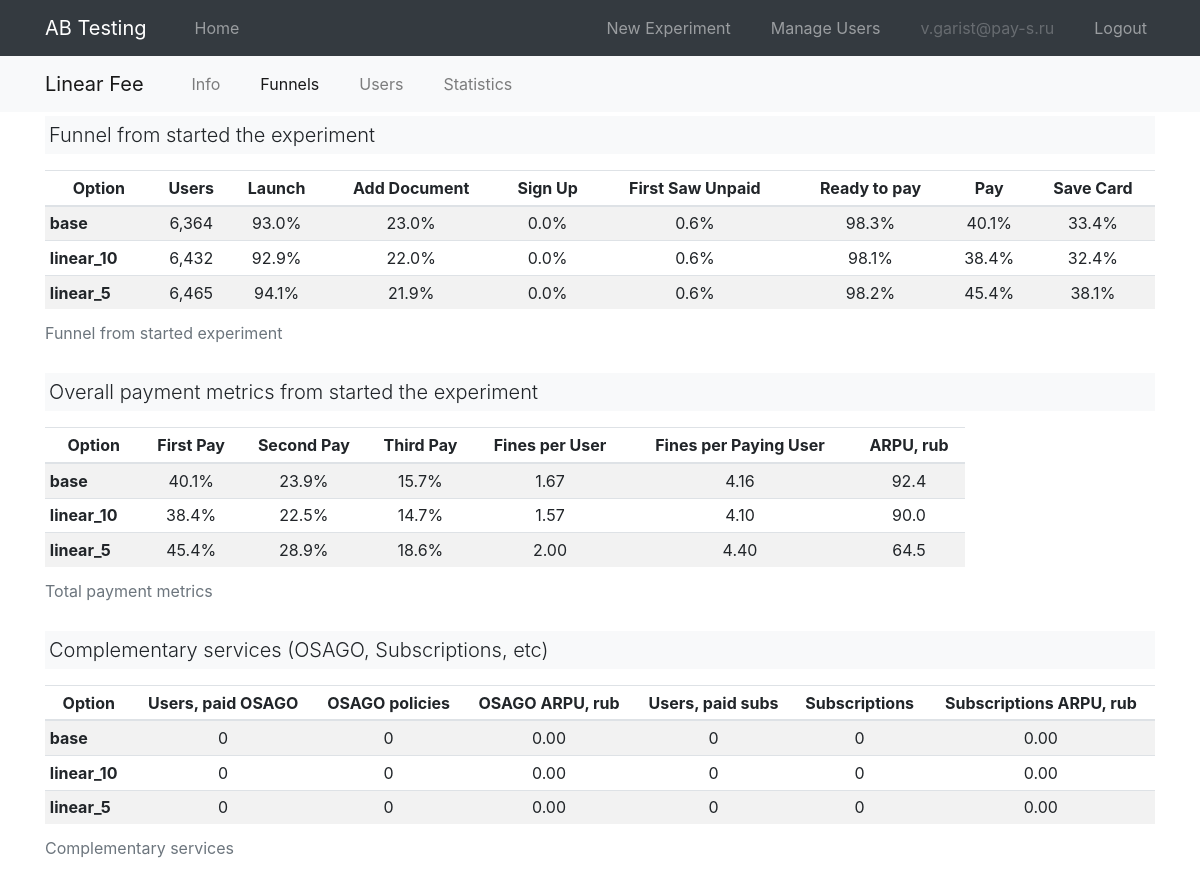
The app's page /exp_android_linear_fee/funnel (signed in), older data.
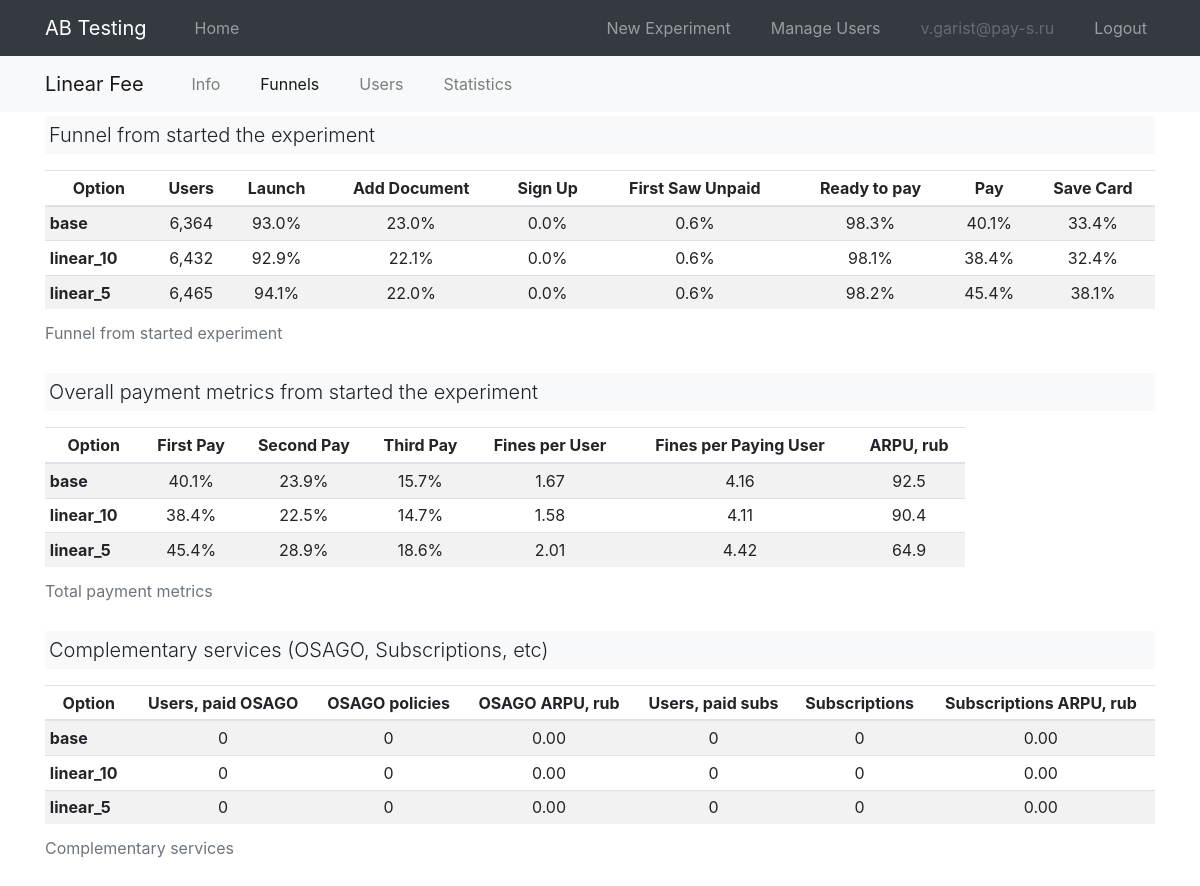
The same page, newer data.
### models.py (models this page shows, shortened)
class User(UserMixin, db.Model):
    id = db.Column(db.Integer, primary_key=True)
    email = db.Column(db.String(120), index=True, unique=True)
    password_hash = db.Column(db.String(128))
    is_admin = db.Column(db.Boolean, unique=False, default=False)

class ABExperiment(db.Model):
    __tablename__ = "experiment"
    __table_args__ = (db.UniqueConstraint('app_id', 'name', name="unique_constraint_app_exp"), )
    id = db.Column(db.Integer, primary_key=True)
    app_id = db.Column(db.Integer, db.ForeignKey("app.id"))
    name = db.Column(db.String(120), index=True)
    description = db.Column(db.Text)
    metrics = db.Column(db.Text)
    start_date = db.Column(db.Date)
    end_date = db.Column(db.Date)
    options = db.relationship('ABOption', backref='experiment') # cascade="all, delete-orphan"
    @property
    def metrics_json(self):
        return json.loads(self.metrics) if self.metrics is not None else dict()
    @property
    def clean_name(self):
        clean_name = " ".join(
            [i.capitalize() for i in self.name.split("_") if i not in ("exp", "ios", "android")]
        )
        return clean_name
    @property
    def sorted_options(self):
        options = sorted(self.options, key=lambda x: (-x.is_control_group, x.name))
        return [i.name for i in options]

class ABOption(db.Model):
    __tablename__ = "option"
    id = db.Column(db.Integer, primary_key=True)
    name = db.Column(db.String(120))
    is_control_group = db.Column(db.Boolean) # base, ...
    experiment_id = db.Column(db.Integer, db.ForeignKey('experiment.id'))

### ab/ab.py (the view)
@bp.route("/<exp_name>/funnel")
@login_required
def detail_funnel(exp_name):
    exp = ABExperiment.query.filter_by(name=exp_name).first()
    if exp is None:
        abort(404)
    return render_template("ab/ab_item_funnel.html", exp=exp, active_link="funnel")

### main.py (called while the page is built)
@login.user_loader
def load_user(id):
    return User.query.get(int(id))

### templates/ab/ab_item_funnel.html (shortened to what this page needs)
{% extends "base.html" %}
{% from "macros/plots/barprot_total.html" import barprot_total %}
{% from "macros/plots/donut.html" import donut %}
{% block second_nav %}
{% include "ab/_second_nav.html" %}
{% endblock %}
{% block content %}
<div class="container">
    <p class="lead bg-light p-1">Funnel from started the experiment</p>
    <div class="row mt-0">
        <div class="col">
            <table class="table table-hover table-sm table-striped">
                <caption>Funnel from started experiment</caption>
                <thead>
                    <tr>
                    {% for col in ['Option', 'Users', 'Launch', 'Add Document', 'Sign Up', 'First Saw Unpaid', 'Ready to pay', 'Pay', 'Save Card'] %}
                    <th scope="col" class='text-center'>{{ col }}</th>
                    {% endfor %}
                    </tr>
                </thead>
                <tbody>
                    {% for option in exp.sorted_options %}
                    <tr class='text-center'>
                        <th scope="row" class="text-left">{{ option }}</th>
                        <td scope="row">{{ "{:,}".format(exp.metrics_json.get("cnt_users_all").get(option)) }}</td>
                        {% for i in ["funnel_launch", "funnel_add_document", "funnel_sign_up", "funnel_first_saw_unpaid", "funnel_ready_to_pay", "funnel_pay", "funnel_save_card"] %}
                        <td scope="row">{{ "{:.1%}".format(exp.metrics_json.get(i, dict()).get(option, 0)) }}</td>
                        {% endfor %}
                    </tr>
                    {% endfor %}
                </tbody>
            </table>
        </div>
    </div>
    <p class="lead bg-light p-1">Overall payment metrics from started the experiment</p>
    <div class="row mt-0">
        <div class="col-10">
            <table class="table table-hover table-sm table-striped">
                <caption>Total payment metrics</caption>
                <thead>
                    <tr>
                    {% for col in ['Option', 'First Pay', 'Second Pay', 'Third Pay', 'Fines per User', 'Fines per Paying User', 'ARPU, rub'] %}
                    <th scope="col" class='text-center'>{{ col }}</th>
                    {% endfor %}
                    </tr>
                </thead>
                <tbody>
                    {% for option in exp.sorted_options %}
                    <tr class='text-center'>
                        <th scope="row" class="text-left">{{ option }}</th>
                        {% for i in ["funnel_first_pay", "funnel_second_pay", "funnel_third_pay"] %}
                        <td scope="row">{{ "{:.1%}".format(exp.metrics_json.get(i).get(option)) }}</td>
                        {% endfor %}
                        <td scope="row">{{ "{:.2f}".format(exp.metrics_json.get("avg_fines_all").get(option)) }}</td>
                        <td scope="row">{{ "{:.2f}".format(exp.metrics_json.get("avg_fines_pp_all").get(option)) }}</td>
                        <td scope="row">{{ "{:.1f}".format(exp.metrics_json.get("arpu_all").get(option)) }}</td>
                    </tr>
                    {% endfor %}
                </tbody>
            </table>
        </div>
    </div>
    <p class="lead bg-light p-1">Complementary services (OSAGO, Subscriptions, etc)</p>
    <div class="row mt-0">
        <div class="col-12">
            <table class="table table-hover table-sm table-striped">
                <caption>Complementary services</caption>
                <thead>
                    <tr>
                    {% for col in ['Option', 'Users, paid OSAGO', 'OSAGO policies', 'OSAGO ARPU, rub', 'Users, paid subs', 'Subscriptions', 'Subscriptions ARPU, rub'] %}
                    <th scope="col" class='text-center'>{{ col }}</th>
                    {% endfor %}
                    </tr>
                </thead>
                <tbody>
                    {% for option in exp.sorted_options %}
                    <tr class='text-center'>
                        <th scope="row" class="text-left">{{ option }}</th>
                        <td scope="row">{{ "{:d}".format(exp.metrics_json.get("funnel_purchase_osago").get(option)) }}</td>
                        <td scope="row">{{ "{:d}".format(exp.metrics_json.get("funnel_cnt_osago").get(option)) }}</td>
                        <td scope="row">{{ "{:.2f}".format(exp.metrics_json.get("osago_arpu_all").get(option)) }}</td>
                        <td scope="row">{{ "{:d}".format(exp.metrics_json.get("funnel_subscription_paid").get(option)) }}</td>
                        <td scope="row">{{ "{:d}".format(exp.metrics_json.get("funnel_cnt_subscription").get(option)) }}</td>
                        <td scope="row">{{ "{:.2f}".format(exp.metrics_json.get("subscription_arpu_all").get(option)) }}</td>
                    </tr>
                    {% endfor %}
                </tbody>
            </table>
        </div>
    </div>
</div>
{% endblock %}

### templates/base.html (shortened to what this page needs)
<!DOCTYPE html>
<html>
    <head>
        <link rel="stylesheet" href="https://stackpath.bootstrapcdn.com/bootstrap/4.5.0/css/bootstrap.min.css">
        <link rel="stylesheet" href="https://stackpath.bootstrapcdn.com/font-awesome/4.7.0/css/font-awesome.min.css">
        <link rel="stylesheet" type="text/css" href="{{ url_for('static', filename='css/style.css') }}">
    </head>
    <body>
    <nav class="navbar navbar-expand-md navbar-dark bg-dark fixed-top">
        <div class="container">
            <a class="navbar-brand" href="{{ url_for('ab.index') }}">AB Testing</a>
            <div class="collapse navbar-collapse" id="navbarCollapse">
                <ul class="navbar-nav mr-auto">
                    <li class="nav-item {{ 'active' if active_link == 'home' else None }} ml-4">
                        <a class="nav-link" href="{{ url_for('ab.index') }}">Home</a>
                    </li>
                </ul>
                <ul class="navbar-nav ml-auto">
                {% if current_user.is_authenticated %}
                {% if current_user.is_admin %}
                    <li class="nav-item mr-4 {{ 'active' if active_link == 'create_experiment' else None }}">
                    <a class="nav-link" href="{{ url_for('admin.create_experiment') }}">New Experiment</a>
                    </li>
                    <li class="nav-item mr-4 {{ 'active' if active_link == 'manage_users' else None }}">
                    <a class="nav-link" href="{{ url_for('admin.manage_users') }}">Manage Users</a>
                    </li>
                {% endif %}
                    <li class="nav-item mr-4">
                    <a class="nav-link disabled">{{ current_user.email }}</a>
                    </li>
                    <li class="nav-item">
                    <a class="nav-link" href="{{ url_for('auth.logout') }}">Logout</a>
                    </li>
                {% endif %}
                </ul>
            </div>
        </div>
    </nav>
    {% block second_nav %}{% endblock %}
    {% block content %}
    {% endblock %}
    </body>
</html>

### templates/ab/_second_nav.html (shortened to what this page needs)
<nav class="navbar navbar-expand-md navbar-light bg-light">
    <div class="container mx-auto">
        <a class="navbar-brand" href="{{ url_for('ab.detail', exp_name=exp.name) }}">{{ exp.clean_name }}</a>
        <div class="collapse navbar-collapse" id="navbar2Collapse">
            <ul class="navbar-nav ml-4">
                <li class="nav-item {{ 'active' if active_link == 'info' else None }} mr-4">
                    <a class="nav-link" href="{{ url_for('ab.detail', exp_name=exp.name) }}">Info</a>
                </li>
                <li class="nav-item {{ 'active' if active_link == 'funnel' else None }} mr-4">
                    <a class="nav-link" href="{{ url_for('ab.detail_funnel', exp_name=exp.name) }}">Funnels</a>
                </li>
                <li class="nav-item {{ 'active' if active_link == 'users' else None }} mr-4">
                    <a class="nav-link" href="{{ url_for('ab.detail_users', exp_name=exp.name) }}">Users</a>
                </li>
                <li class="nav-item {{ 'active' if active_link == 'stats' else None }} mr-4">
                    <a class="nav-link" href="{{ url_for('ab.detail_stats', exp_name=exp.name, period='1d') }}">Statistics</a>
                </li>
            </ul>
        </div>
    </div>
</nav>

### static/css/style.css (style rules this page uses)
body { padding-top: 3.5rem; }

Row changes from the older to the newer data that the page shows:
changed ABExperiment "Linear Fee": metrics_json.get "92.4" → "92.5"; metrics_json.get "1.57" → "1.58"; metrics_json.get "4.10" → "4.11"; metrics_json.get "90.0" → "90.4"; metrics_json.get "2.00" → "2.01"; metrics_json.get "4.40" → "4.42"; metrics_json.get "64.5" → "64.9"
Text that changed along with them:
new list line: "22.1%"
new list line: "22.0%"
list line gone: "22.0%"
list line gone: "21.9%"
